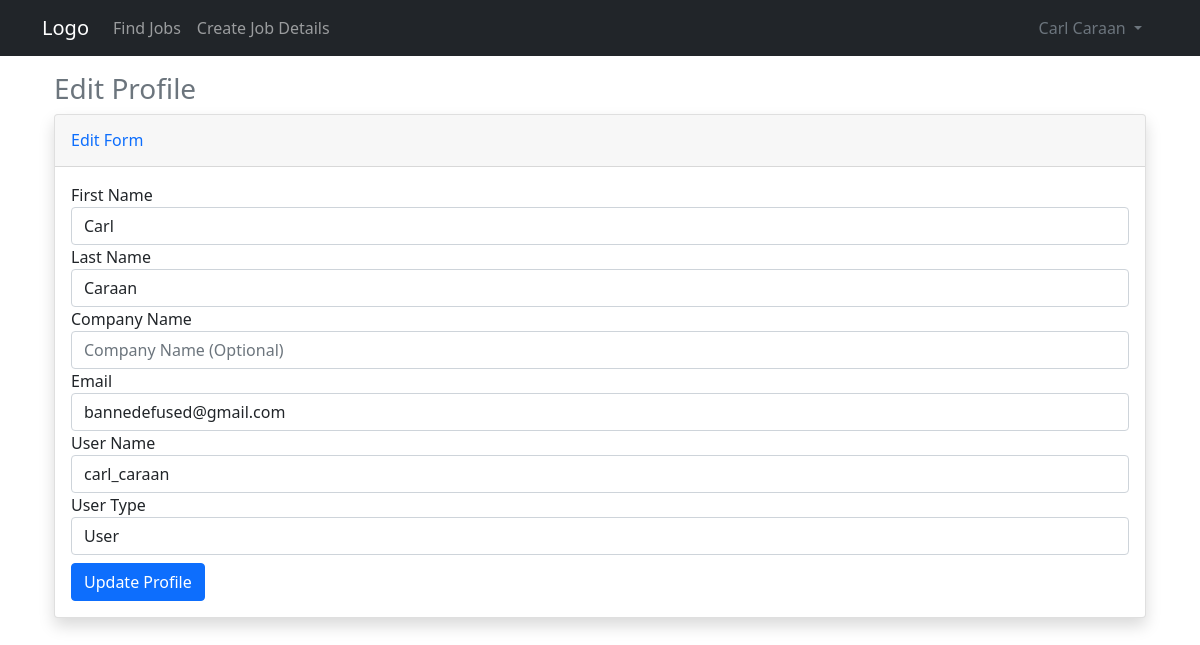
The page /user/profile/edit (signed in) on the database as committed earlier.
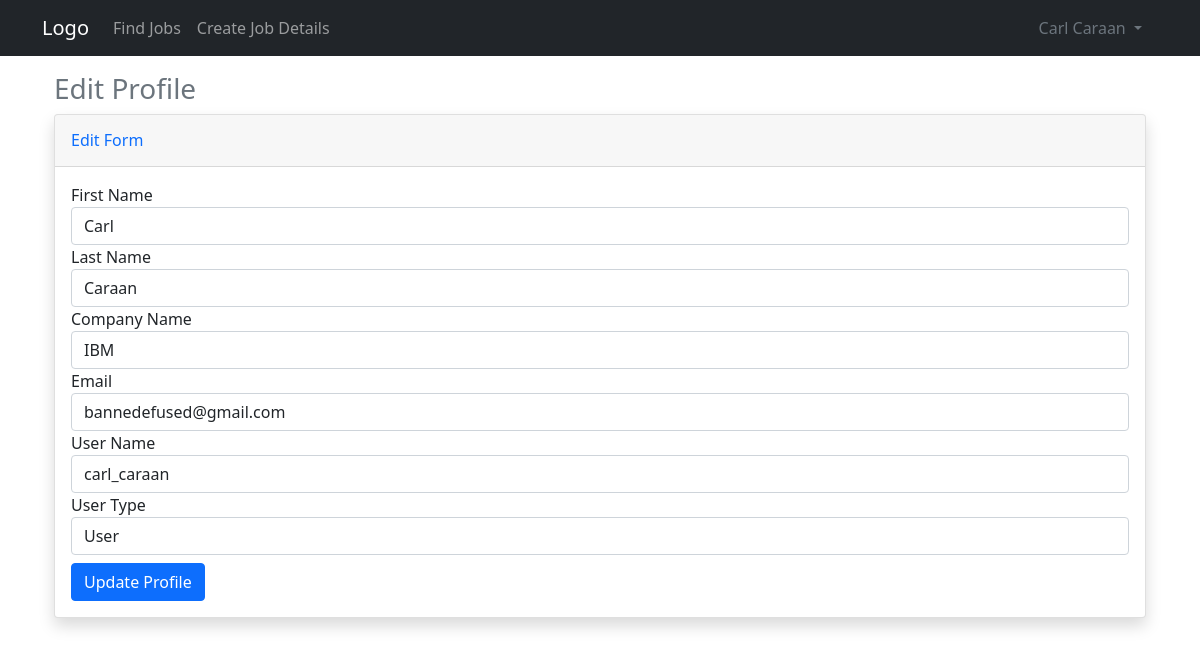
The same page on the database as committed later.
### website/models.py (models this page shows)
class User(db.Model, UserMixin):
    id = db.Column(db.Integer, primary_key=True)
    email = db.Column(db.String(150), unique=True)
    username = db.Column(db.String(150), unique=True)
    firstname = db.Column(db.String(150))
    lastname = db.Column(db.String(150))
    company = db.Column(db.String(150))
    password = db.Column(db.String(150))
    usertype = db.Column(db.String(10))
    date_created = db.Column(db.DateTime(timezone=True), default=func.now())
    posts = db.relationship('Post', backref='user', passive_deletes="True") # relationship of user and posts
    comments = db.relationship('Comment', backref='user', passive_deletes="True") # relationship of user and comments
    likes = db.relationship('Like', backref='user', passive_deletes="True") # relationship of user and comments

### website/views.py (the view, shortened to what this page needs)
@views.route("/user/profile/edit", methods=['GET', 'POST'])
@login_required
def user_profile_edit():
    user = User.query.all()
    return render_template("user/profile/edit_profile.html", user=current_user)

### website/__init__.py (called while the page is built)
def create_app():
    app = Flask(__name__)
    app.config['SECRET_KEY'] = "helloworld"
    app.config['SQLALCHEMY_DATABASE_URI'] = f'sqlite:///{DB_NAME}'
    app.config['SQLALCHEMY_TRACK_MODIFICATIONS'] = True
    db.init_app(app)
    from .views import views
    from .auth import auth
    app.register_blueprint(views, url_prefix="/")
    app.register_blueprint(auth, url_prefix="/")
    from .models import User, Post, Comment
    create_database(app)
    login_manager = LoginManager()
    login_manager.login_view = "auth.login"
    login_manager.init_app(app)
    @login_manager.user_loader
    def load_user(id):
        return User.query.get(int(id))
    return app

### website/templates/user/profile/edit_profile.html (shortened to what this page needs)
{% extends "base.html" %}
{% set active_page = "edit_profile" %}
{% block content %}
<div class="container-fluid">
    <h3 class="mb-2 text-muted">Edit Profile</h3>
    <div class="card shadow mb-4">
        <div class="card-header py-3">
            <h6 class="m-0 font-weight-bold text-primary">Edit Form</h6>
        </div>
        <div class="card-body">
            <form method="POST">
                <div class="form-group">
                    <label for="inputEmail4">First Name</label>
                    <input type="text" class="form-control" id="firstname" name="firstname"
                        placeholder="First Name" value="{{ user.firstname }}">
                </div>
                <div class="form-group">
                    <label for="inputPassword4">Last Name</label>
                    <input type="text" class="form-control" id="lastname" name="lastname" placeholder="Last Name" value="{{ user.lastname }}">
                </div>
                <div class="form-group">
                    <label for="company">Company Name</label>
                    <input type="text" class="form-control" id="company" name="company" placeholder="Company Name (Optional)" value="{{ user.company }}">
                </div>
                <div class="form-group">
                    <label for="email">Email</label>
                    <input type="email" class="form-control" id="email" name="email" placeholder="Email Address" value="{{ user.email }}">
                </div>
                <div class="form-group">
                    <label for="username">User Name</label>
                    <input type="text" class="form-control" id="username" name="username" placeholder="User Name" value="{{ user.username }}">
                </div>
                <div class="form-group">
                    <label for="usertype">User Type</label>
                    <select id="usertype" class="form-control" name="usertype">
                        <option value="user" {{ 'selected' if user.usertype == 'user' else ''}}>User</option>
                    </select>
                </div>
                <button type="submit" class="btn btn-primary mt-2">Update Profile</button>
            </form>
        </div>
    </div>
</div>
{% endblock %}

### website/templates/base.html (shortened to what this page needs)
<!DOCTYPE html>
<html lang="en">
<head>
    <link href="https://cdn.jsdelivr.net/npm/bootstrap@5.1.3/dist/css/bootstrap.min.css" rel="stylesheet">
    <link rel="stylesheet" href="https://use.fontawesome.com/releases/v5.15.4/css/all.css">
    <link rel="stylesheet" href="https://cdnjs.cloudflare.com/ajax/libs/trix/1.3.1/trix.css">
    <link rel="stylesheet" href="{{ url_for('static',filename='user/css/style.css') }}">
</head>
<body>
    <nav class="navbar navbar-expand-lg navbar-dark bg-dark">
        <div class="container">
            <a class="navbar-brand" href="#">Logo</a>
            <div class="collapse navbar-collapse" id="navbarSupportedContent">
                <ul class="navbar-nav me-auto mb-2 mb-lg-0">
                    <li class="nav-item">
                        <a href="/home" class="nav-item nav-link {{ 'active' if active_page == 'view_post' else '' }}">Find Jobs</a>
                    </li>
                    <li class="nav-item">
                        {% if user.is_authenticated %}
                        <a class="nav-item nav-link {{ 'active' if active_page == 'add_post' else '' }}" href="/create-post">Create Job Details</a>
                    </li>
                    {% endif %}
                </ul>
                <li class="d-flex nav-item dropdown">
                    <a class="nav-link text-secondary dropdown-toggle ps-0" href="#" id="navbarDropdown" role="button"
                        data-bs-toggle="dropdown" aria-expanded="false">
                        {{ current_user.firstname }}
                        {{ current_user.lastname }}
                    </a>
                </li>
            </div>
        </div>
    </nav>
    <div class="container pt-3">
        {% block content %}{% endblock %}
    </div>
</body>
</html>

Rows that differ between the two databases and show on the page:
changed User "Carl": company (not shown) → "IBM"
